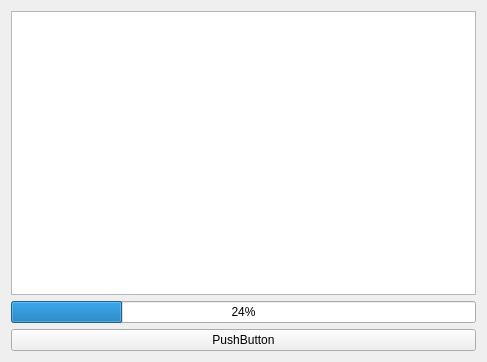
<?xml version="1.0" encoding="UTF-8"?>
<ui version="4.0">
 <class>Widget</class>
 <widget class="QWidget" name="Widget">
  <property name="geometry">
   <rect>
    <x>0</x>
    <y>0</y>
    <width>487</width>
    <height>362</height>
   </rect>
  </property>
  <property name="windowTitle">
   <string>Widget</string>
  </property>
  <layout class="QGridLayout" name="gridLayout">
   <item row="0" column="0">
    <widget class="QTextEdit" name="textEdit">
     <property name="font">
      <font>
       <family>黑体</family>
       <pointsize>14</pointsize>
      </font>
     </property>
    </widget>
   </item>
   <item row="2" column="0">
    <widget class="QPushButton" name="pushButton">
     <property name="text">
      <string>PushButton</string>
     </property>
    </widget>
   </item>
   <item row="1" column="0">
    <widget class="QProgressBar" name="progressBar">
     <property name="value">
      <number>24</number>
     </property>
    </widget>
   </item>
  </layout>
 </widget>
 <resources/>
 <connections/>
</ui>
